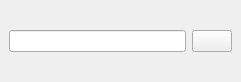
<?xml version="1.0" encoding="UTF-8"?>
<ui version="4.0">
 <class>QuickJumpDockWidget</class>
 <widget class="QDockWidget" name="QuickJumpDockWidget">
  <property name="geometry">
   <rect>
    <x>0</x>
    <y>0</y>
    <width>241</width>
    <height>82</height>
   </rect>
  </property>
  <property name="windowTitle">
   <string>Quick Jump</string>
  </property>
  <widget class="QWidget" name="dockWidgetContents">
   <layout class="QHBoxLayout" name="horizontalLayout">
    <item>
     <widget class="QLineEdit" name="lineEdit_goTo">
      <property name="sizePolicy">
       <sizepolicy hsizetype="Expanding" vsizetype="Fixed">
        <horstretch>0</horstretch>
        <verstretch>0</verstretch>
       </sizepolicy>
      </property>
      <property name="minimumSize">
       <size>
        <width>60</width>
        <height>0</height>
       </size>
      </property>
      <property name="text">
       <string/>
      </property>
      <property name="frame">
       <bool>true</bool>
      </property>
     </widget>
    </item>
    <item>
     <widget class="QPushButton" name="pushButton_goTo">
      <property name="text">
       <string/>
      </property>
      <property name="icon">
       <iconset resource="../../icons.qrc">
        <normaloff>:/icons/16x16/go-jump-locationbar.png</normaloff>:/icons/16x16/go-jump-locationbar.png</iconset>
      </property>
     </widget>
    </item>
   </layout>
  </widget>
 </widget>
 <resources>
  <include location="../../icons.qrc"/>
 </resources>
 <connections/>
</ui>
